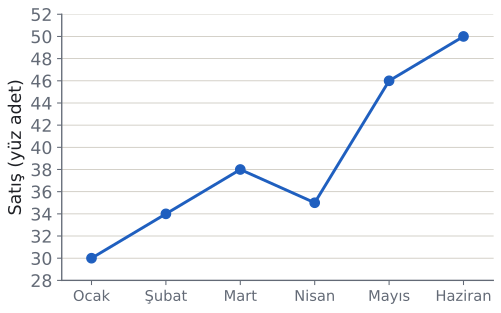

Write Python code to recreate this figure.
import sys; sys.path.insert(0, "tools")
from cizim import *

# Alıştırma Soru 1: bir kırtasiyenin aylık defter satışı (yüz adet). Ocak 30, Şubat 34, Mart 38, Nisan 35, Mayıs 46, Haziran 50.
aylar = ["Ocak", "Şubat", "Mart", "Nisan", "Mayıs", "Haziran"]; y = [30, 34, 38, 35, 46, 50]
x = range(6)
fig, ax = sekil(5.8, 3.6)
ax.plot(x, y, color=MAVI, marker="o", markersize=7, zorder=3)
ax.set_xticks(list(x)); ax.set_xticklabels(aylar, fontsize=11)
ax.set_yticks(range(28, 53, 2)); ax.set_ylim(28, 52); ax.set_xlim(-0.4, 5.4)
ax.set_ylabel("Satış (yüz adet)")
for k in ("top", "right"): ax.spines[k].set_visible(False)
ax.grid(axis="y", color=CIZGI, lw=0.6); ax.set_axisbelow(True)
kaydet(fig, __file__)
